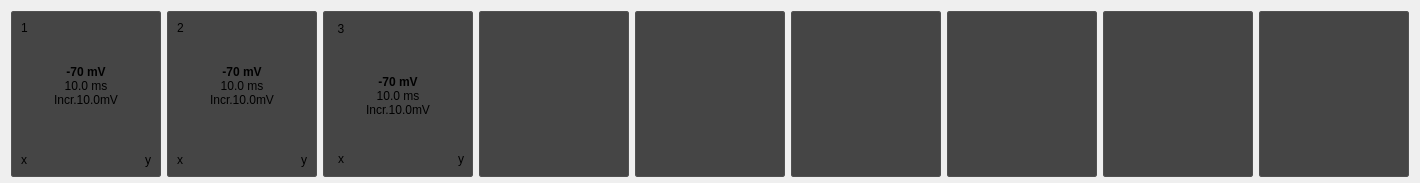
           <widget class="QWidget" name="scrollAreaWidgetContents_2">
            <property name="geometry">
             <rect>
              <x>0</x>
              <y>0</y>
              <width>1416</width>
              <height>183</height>
             </rect>
            </property>
            <property name="sizePolicy">
             <sizepolicy hsizetype="Preferred" vsizetype="Preferred">
              <horstretch>0</horstretch>
              <verstretch>0</verstretch>
             </sizepolicy>
            </property>
            <property name="minimumSize">
             <size>
              <width>0</width>
              <height>180</height>
             </size>
            </property>
            <layout class="QGridLayout" name="gridLayout_10">
             <item row="0" column="8">
              <widget class="QFrame" name="frame_17">
               <property name="sizePolicy">
                <sizepolicy hsizetype="Fixed" vsizetype="Fixed">
                 <horstretch>0</horstretch>
                 <verstretch>0</verstretch>
                </sizepolicy>
               </property>
               <property name="minimumSize">
                <size>
                 <width>150</width>
                 <height>166</height>
                </size>
               </property>
               <property name="styleSheet">
                <string notr="true">background-color: #454545;
border: 1px solid #515151;
border-radius: 2px;</string>
               </property>
               <property name="frameShape">
                <enum>QFrame::NoFrame</enum>
               </property>
               <property name="frameShadow">
                <enum>QFrame::Plain</enum>
               </property>
              </widget>
             </item>
             <item row="0" column="3">
              <widget class="QFrame" name="frame_14">
               <property name="sizePolicy">
                <sizepolicy hsizetype="Fixed" vsizetype="Fixed">
                 <horstretch>0</horstretch>
                 <verstretch>0</verstretch>
                </sizepolicy>
               </property>
               <property name="minimumSize">
                <size>
                 <width>150</width>
                 <height>166</height>
                </size>
               </property>
               <property name="styleSheet">
                <string notr="true">background-color: #454545;
border: 1px solid #515151;
border-radius: 2px;</string>
               </property>
               <property name="frameShape">
                <enum>QFrame::NoFrame</enum>
               </property>
               <property name="frameShadow">
                <enum>QFrame::Plain</enum>
               </property>
              </widget>
             </item>
             <item row="0" column="6">
              <widget class="QFrame" name="frame_19">
               <property name="sizePolicy">
                <sizepolicy hsizetype="Fixed" vsizetype="Fixed">
                 <horstretch>0</horstretch>
                 <verstretch>0</verstretch>
                </sizepolicy>
               </property>
               <property name="minimumSize">
                <size>
                 <width>150</width>
                 <height>166</height>
                </size>
               </property>
               <property name="styleSheet">
                <string notr="true">background-color: #454545;
border: 1px solid #515151;
border-radius: 2px;</string>
               </property>
               <property name="frameShape">
                <enum>QFrame::NoFrame</enum>
               </property>
               <property name="frameShadow">
                <enum>QFrame::Plain</enum>
               </property>
              </widget>
             </item>
             <item row="0" column="7">
              <widget class="QFrame" name="frame_18">
               <property name="sizePolicy">
                <sizepolicy hsizetype="Fixed" vsizetype="Fixed">
                 <horstretch>0</horstretch>
                 <verstretch>0</verstretch>
                </sizepolicy>
               </property>
               <property name="minimumSize">
                <size>
                 <width>150</width>
                 <height>166</height>
                </size>
               </property>
               <property name="styleSheet">
                <string notr="true">background-color: #454545;
border: 1px solid #515151;
border-radius: 2px;</string>
               </property>
               <property name="frameShape">
                <enum>QFrame::NoFrame</enum>
               </property>
               <property name="frameShadow">
                <enum>QFrame::Plain</enum>
               </property>
              </widget>
             </item>
             <item row="0" column="2">
              <widget class="QFrame" name="frame_29">
               <property name="sizePolicy">
                <sizepolicy hsizetype="Fixed" vsizetype="Fixed">
                 <horstretch>0</horstretch>
                 <verstretch>0</verstretch>
                </sizepolicy>
               </property>
               <property name="minimumSize">
                <size>
                 <width>150</width>
                 <height>166</height>
                </size>
               </property>
               <property name="focusPolicy">
                <enum>Qt::ClickFocus</enum>
               </property>
               <property name="styleSheet">
                <string notr="true">QFrame#frame_29 {
background-color: #454545;
border: 1px solid #515151;
border-radius: 2px;
}</string>
               </property>
               <widget class="QLabel" name="label_28">
                <property name="geometry">
                 <rect>
                  <x>10</x>
                  <y>10</y>
                  <width>16</width>
                  <height>16</height>
                 </rect>
                </property>
                <property name="sizePolicy">
                 <sizepolicy hsizetype="Fixed" vsizetype="Fixed">
                  <horstretch>0</horstretch>
                  <verstretch>0</verstretch>
                 </sizepolicy>
                </property>
                <property name="styleSheet">
                 <string notr="true"/>
                </property>
                <property name="text">
                 <string>3</string>
                </property>
                <property name="alignment">
                 <set>Qt::AlignCenter</set>
                </property>
               </widget>
               <widget class="QLabel" name="label_29">
                <property name="geometry">
                 <rect>
                  <x>40</x>
                  <y>30</y>
                  <width>61</width>
                  <height>20</height>
                 </rect>
                </property>
                <property name="sizePolicy">
                 <sizepolicy hsizetype="Preferred" vsizetype="Preferred">
                  <horstretch>0</horstretch>
                  <verstretch>0</verstretch>
                 </sizepolicy>
                </property>
                <property name="baseSize">
                 <size>
                  <width>0</width>
                  <height>20</height>
                 </size>
                </property>
                <property name="styleSheet">
                 <string notr="true"/>
                </property>
                <property name="text">
                 <string/>
                </property>
                <property name="pixmap">
                 <pixmap resource="Images.qrc">:/image/Images/小波形5.png</pixmap>
                </property>
                <property name="scaledContents">
                 <bool>false</bool>
                </property>
                <property name="alignment">
                 <set>Qt::AlignCenter</set>
                </property>
               </widget>
               <widget class="QTextBrowser" name="textBrowser_11">
                <property name="geometry">
                 <rect>
                  <x>10</x>
                  <y>60</y>
                  <width>130</width>
                  <height>61</height>
                 </rect>
                </property>
                <property name="sizePolicy">
                 <sizepolicy hsizetype="Fixed" vsizetype="Fixed">
                  <horstretch>0</horstretch>
                  <verstretch>0</verstretch>
                 </sizepolicy>
                </property>
                <property name="focusPolicy">
                 <enum>Qt::NoFocus</enum>
                </property>
                <property name="styleSheet">
                 <string notr="true">background-color: #454545;</string>
                </property>
                <property name="frameShape">
                 <enum>QFrame::NoFrame</enum>
                </property>
                <property name="frameShadow">
                 <enum>QFrame::Raised</enum>
                </property>
                <property name="lineWrapMode">
                 <enum>QTextEdit::WidgetWidth</enum>
                </property>
                <property name="html">
                 <string>&lt;!DOCTYPE HTML PUBLIC &quot;-//W3C//DTD HTML 4.0//EN&quot; &quot;http://www.w3.org/TR/REC-html40/strict.dtd&quot;&gt;
&lt;html&gt;&lt;head&gt;&lt;meta name=&quot;qrichtext&quot; content=&quot;1&quot; /&gt;&lt;meta charset=&quot;utf-8&quot; /&gt;&lt;style type=&quot;text/css&quot;&gt;
p, li { white-space: pre-wrap; }
hr { height: 1px; border-width: 0; }
li.unchecked::marker { content: &quot;\2610&quot;; }
li.checked::marker { content: &quot;\2612&quot;; }
&lt;/style&gt;&lt;/head&gt;&lt;body style=&quot; font-family:'Microsoft YaHei UI'; font-size:9pt; font-weight:400; font-style:normal;&quot;&gt;
&lt;p align=&quot;center&quot; style=&quot; margin-top:0px; margin-bottom:0px; margin-left:0px; margin-right:0px; -qt-block-indent:0; text-indent:0px;&quot;&gt;&lt;span style=&quot; font-weight:700;&quot;&gt;-70 mV&lt;/span&gt;&lt;/p&gt;
&lt;p align=&quot;center&quot; style=&quot; margin-top:0px; margin-bottom:0px; margin-left:0px; margin-right:0px; -qt-block-indent:0; text-indent:0px;&quot;&gt;10.0 ms&lt;/p&gt;
&lt;p align=&quot;center&quot; style=&quot; margin-top:0px; margin-bottom:0px; margin-left:0px; margin-right:0px; -qt-block-indent:0; text-indent:0px;&quot;&gt;Incr.10.0mV&lt;/p&gt;&lt;/body&gt;&lt;/html&gt;</string>
                </property>
               </widget>
               <widget class="QLabel" name="label_30">
                <property name="geometry">
                 <rect>
                  <x>10</x>
                  <y>140</y>
                  <width>16</width>
                  <height>16</height>
                 </rect>
                </property>
                <property name="sizePolicy">
                 <sizepolicy hsizetype="Fixed" vsizetype="Fixed">
                  <horstretch>0</horstretch>
                  <verstretch>0</verstretch>
                 </sizepolicy>
                </property>
                <property name="styleSheet">
                 <string notr="true"/>
                </property>
                <property name="text">
                 <string>x</string>
                </property>
                <property name="alignment">
                 <set>Qt::AlignCenter</set>
                </property>
               </widget>
               <widget class="QLabel" name="label_31">
                <property name="geometry">
                 <rect>
                  <x>130</x>
                  <y>140</y>
                  <width>16</width>
                  <height>16</height>
                 </rect>
                </property>
                <property name="sizePolicy">
                 <sizepolicy hsizetype="Fixed" vsizetype="Fixed">
                  <horstretch>0</horstretch>
                  <verstretch>0</verstretch>
                 </sizepolicy>
                </property>
                <property name="styleSheet">
                 <string notr="true"/>
                </property>
                <property name="text">
                 <string>y</string>
                </property>
                <property name="alignment">
                 <set>Qt::AlignCenter</set>
                </property>
               </widget>
              </widget>
             </item>
             <item row="0" column="1">
              <widget class="QFrame" name="frame_28">
               <property name="sizePolicy">
                <sizepolicy hsizetype="Fixed" vsizetype="Fixed">
                 <horstretch>0</horstretch>
                 <verstretch>0</verstretch>
                </sizepolicy>
               </property>
               <property name="minimumSize">
                <size>
                 <width>150</width>
                 <height>166</height>
                </size>
               </property>
               <property name="focusPolicy">
                <enum>Qt::ClickFocus</enum>
               </property>
               <property name="styleSheet">
                <string notr="true">QFrame#frame_28 {
background-color: #454545;
border: 1px solid #515151;
border-radius: 2px;
}</string>
               </property>
               <layout class="QGridLayout" name="gridLayout_15">
                <item row="0" column="0">
                 <widget class="QLabel" name="label_23">
                  <property name="sizePolicy">
                   <sizepolicy hsizetype="Fixed" vsizetype="Fixed">
                    <horstretch>0</horstretch>
                    <verstretch>0</verstretch>
                   </sizepolicy>
                  </property>
                  <property name="styleSheet">
                   <string notr="true"/>
                  </property>
                  <property name="text">
                   <string>2</string>
                  </property>
                  <property name="alignment">
                   <set>Qt::AlignCenter</set>
                  </property>
                 </widget>
                </item>
                <item row="1" column="1">
                 <widget class="QLabel" name="label_24">
                  <property name="sizePolicy">
                   <sizepolicy hsizetype="Preferred" vsizetype="Preferred">
                    <horstretch>0</horstretch>
                    <verstretch>0</verstretch>
                   </sizepolicy>
                  </property>
                  <property name="baseSize">
                   <size>
                    <width>0</width>
                    <height>20</height>
                   </size>
                  </property>
                  <property name="styleSheet">
                   <string notr="true"/>
                  </property>
                  <property name="text">
                   <string/>
                  </property>
                  <property name="pixmap">
                   <pixmap resource="Images.qrc">:/image/Images/小波形5.png</pixmap>
                  </property>
                  <property name="scaledContents">
                   <bool>false</bool>
                  </property>
                  <property name="alignment">
                   <set>Qt::AlignCenter</set>
                  </property>
                 </widget>
                </item>
                <item row="2" column="0" colspan="3">
                 <widget class="QTextBrowser" name="textBrowser_10">
                  <property name="sizePolicy">
                   <sizepolicy hsizetype="Fixed" vsizetype="Fixed">
                    <horstretch>0</horstretch>
                    <verstretch>0</verstretch>
                   </sizepolicy>
                  </property>
                  <property name="focusPolicy">
                   <enum>Qt::NoFocus</enum>
                  </property>
                  <property name="styleSheet">
                   <string notr="true">background-color: #454545;</string>
                  </property>
                  <property name="frameShape">
                   <enum>QFrame::NoFrame</enum>
                  </property>
                  <property name="frameShadow">
                   <enum>QFrame::Raised</enum>
                  </property>
                  <property name="lineWrapMode">
                   <enum>QTextEdit::WidgetWidth</enum>
                  </property>
                  <property name="html">
                   <string>&lt;!DOCTYPE HTML PUBLIC &quot;-//W3C//DTD HTML 4.0//EN&quot; &quot;http://www.w3.org/TR/REC-html40/strict.dtd&quot;&gt;
&lt;html&gt;&lt;head&gt;&lt;meta name=&quot;qrichtext&quot; content=&quot;1&quot; /&gt;&lt;meta charset=&quot;utf-8&quot; /&gt;&lt;style type=&quot;text/css&quot;&gt;
p, li { white-space: pre-wrap; }
hr { height: 1px; border-width: 0; }
li.unchecked::marker { content: &quot;\2610&quot;; }
li.checked::marker { content: &quot;\2612&quot;; }
&lt;/style&gt;&lt;/head&gt;&lt;body style=&quot; font-family:'Microsoft YaHei UI'; font-size:9pt; font-weight:400; font-style:normal;&quot;&gt;
&lt;p align=&quot;center&quot; style=&quot; margin-top:0px; margin-bottom:0px; margin-left:0px; margin-right:0px; -qt-block-indent:0; text-indent:0px;&quot;&gt;&lt;span style=&quot; font-weight:700;&quot;&gt;-70 mV&lt;/span&gt;&lt;/p&gt;
&lt;p align=&quot;center&quot; style=&quot; margin-top:0px; margin-bottom:0px; margin-left:0px; margin-right:0px; -qt-block-indent:0; text-indent:0px;&quot;&gt;10.0 ms&lt;/p&gt;
&lt;p align=&quot;center&quot; style=&quot; margin-top:0px; margin-bottom:0px; margin-left:0px; margin-right:0px; -qt-block-indent:0; text-indent:0px;&quot;&gt;Incr.10.0mV&lt;/p&gt;&lt;/body&gt;&lt;/html&gt;</string>
                  </property>
                 </widget>
                </item>
                <item row="3" column="0">
                 <widget class="QLabel" name="label_25">
                  <property name="sizePolicy">
                   <sizepolicy hsizetype="Fixed" vsizetype="Fixed">
                    <horstretch>0</horstretch>
                    <verstretch>0</verstretch>
                   </sizepolicy>
                  </property>
                  <property name="styleSheet">
                   <string notr="true"/>
                  </property>
                  <property name="text">
                   <string>x</string>
                  </property>
                  <property name="alignment">
                   <set>Qt::AlignCenter</set>
                  </property>
                 </widget>
                </item>
                <item row="3" column="2">
                 <widget class="QLabel" name="label_26">
                  <property name="sizePolicy">
                   <sizepolicy hsizetype="Fixed" vsizetype="Fixed">
                    <horstretch>0</horstretch>
                    <verstretch>0</verstretch>
                   </sizepolicy>
                  </property>
                  <property name="styleSheet">
                   <string notr="true"/>
                  </property>
                  <property name="text">
                   <string>y</string>
                  </property>
                  <property name="alignment">
                   <set>Qt::AlignCenter</set>
                  </property>
                 </widget>
                </item>
               </layout>
              </widget>
             </item>
             <item row="0" column="0">
              <widget class="QFrame" name="frame_27">
               <property name="sizePolicy">
                <sizepolicy hsizetype="Fixed" vsizetype="Fixed">
                 <horstretch>0</horstretch>
                 <verstretch>0</verstretch>
                </sizepolicy>
               </property>
               <property name="minimumSize">
                <size>
                 <width>150</width>
                 <height>166</height>
                </size>
               </property>
               <property name="focusPolicy">
                <enum>Qt::ClickFocus</enum>
               </property>
               <property name="styleSheet">
                <string notr="true">QFrame#frame_27 {
background-color: #454545;
border: 1px solid #515151;
border-radius: 2px;
}</string>
               </property>
               <layout class="QGridLayout" name="gridLayout_14">
                <item row="2" column="0" colspan="3">
                 <widget class="QTextBrowser" name="textBrowser_9">
                  <property name="sizePolicy">
                   <sizepolicy hsizetype="Fixed" vsizetype="Fixed">
                    <horstretch>0</horstretch>
                    <verstretch>0</verstretch>
                   </sizepolicy>
                  </property>
                  <property name="focusPolicy">
                   <enum>Qt::NoFocus</enum>
                  </property>
                  <property name="styleSheet">
                   <string notr="true">background-color: #454545</string>
                  </property>
                  <property name="frameShape">
                   <enum>QFrame::NoFrame</enum>
                  </property>
                  <property name="frameShadow">
                   <enum>QFrame::Raised</enum>
                  </property>
                  <property name="lineWrapMode">
                   <enum>QTextEdit::WidgetWidth</enum>
                  </property>
                  <property name="html">
                   <string>&lt;!DOCTYPE HTML PUBLIC &quot;-//W3C//DTD HTML 4.0//EN&quot; &quot;http://www.w3.org/TR/REC-html40/strict.dtd&quot;&gt;
&lt;html&gt;&lt;head&gt;&lt;meta name=&quot;qrichtext&quot; content=&quot;1&quot; /&gt;&lt;meta charset=&quot;utf-8&quot; /&gt;&lt;style type=&quot;text/css&quot;&gt;
p, li { white-space: pre-wrap; }
hr { height: 1px; border-width: 0; }
li.unchecked::marker { content: &quot;\2610&quot;; }
li.checked::marker { content: &quot;\2612&quot;; }
&lt;/style&gt;&lt;/head&gt;&lt;body style=&quot; font-family:'Microsoft YaHei UI'; font-size:9pt; font-weight:400; font-style:normal;&quot;&gt;
&lt;p align=&quot;center&quot; style=&quot; margin-top:0px; margin-bottom:0px; margin-left:0px; margin-right:0px; -qt-block-indent:0; text-indent:0px;&quot;&gt;&lt;span style=&quot; font-weight:700;&quot;&gt;-70 mV&lt;/span&gt;&lt;/p&gt;
&lt;p align=&quot;center&quot; style=&quot; margin-top:0px; margin-bottom:0px; margin-left:0px; margin-right:0px; -qt-block-indent:0; text-indent:0px;&quot;&gt;10.0 ms&lt;/p&gt;
&lt;p align=&quot;center&quot; style=&quot; margin-top:0px; margin-bottom:0px; margin-left:0px; margin-right:0px; -qt-block-indent:0; text-indent:0px;&quot;&gt;Incr.10.0mV&lt;/p&gt;&lt;/body&gt;&lt;/html&gt;</string>
                  </property>
                 </widget>
                </item>
                <item row="3" column="0">
                 <widget class="QLabel" name="label_21">
                  <property name="sizePolicy">
                   <sizepolicy hsizetype="Fixed" vsizetype="Fixed">
                    <horstretch>0</horstretch>
                    <verstretch>0</verstretch>
                   </sizepolicy>
                  </property>
                  <property name="styleSheet">
                   <string notr="true"/>
                  </property>
                  <property name="text">
                   <string>x</string>
                  </property>
                  <property name="alignment">
                   <set>Qt::AlignCenter</set>
                  </property>
                 </widget>
                </item>
                <item row="1" column="1">
                 <widget class="QLabel" name="label_20">
                  <property name="sizePolicy">
                   <sizepolicy hsizetype="Preferred" vsizetype="Preferred">
                    <horstretch>0</horstretch>
                    <verstretch>0</verstretch>
                   </sizepolicy>
                  </property>
                  <property name="baseSize">
                   <size>
                    <width>0</width>
                    <height>20</height>
                   </size>
                  </property>
                  <property name="styleSheet">
                   <string notr="true"/>
                  </property>
                  <property name="text">
                   <string/>
                  </property>
                  <property name="pixmap">
                   <pixmap resource="Images.qrc">:/image/Images/小波形5.png</pixmap>
                  </property>
                  <property name="scaledContents">
                   <bool>false</bool>
                  </property>
                  <property name="alignment">
                   <set>Qt::AlignCenter</set>
                  </property>
                 </widget>
                </item>
                <item row="3" column="2">
                 <widget class="QLabel" name="label_22">
                  <property name="sizePolicy">
                   <sizepolicy hsizetype="Fixed" vsizetype="Fixed">
                    <horstretch>0</horstretch>
                    <verstretch>0</verstretch>
                   </sizepolicy>
                  </property>
                  <property name="styleSheet">
                   <string notr="true"/>
                  </property>
                  <property name="text">
                   <string>y</string>
                  </property>
                  <property name="alignment">
                   <set>Qt::AlignCenter</set>
                  </property>
                 </widget>
                </item>
                <item row="0" column="0">
                 <widget class="QLabel" name="label_18">
                  <property name="sizePolicy">
                   <sizepolicy hsizetype="Fixed" vsizetype="Fixed">
                    <horstretch>0</horstretch>
                    <verstretch>0</verstretch>
                   </sizepolicy>
                  </property>
                  <property name="styleSheet">
                   <string notr="true"/>
                  </property>
                  <property name="text">
                   <string>1</string>
                  </property>
                  <property name="alignment">
                   <set>Qt::AlignCenter</set>
                  </property>
                 </widget>
                </item>
               </layout>
              </widget>
             </item>
             <item row="0" column="4">
              <widget class="QFrame" name="frame_15">
               <property name="sizePolicy">
                <sizepolicy hsizetype="Fixed" vsizetype="Fixed">
                 <horstretch>0</horstretch>
                 <verstretch>0</verstretch>
                </sizepolicy>
               </property>
               <property name="minimumSize">
                <size>
                 <width>150</width>
                 <height>166</height>
                </size>
               </property>
               <property name="styleSheet">
                <string notr="true">background-color: #454545;
border: 1px solid #515151;
border-radius: 2px;</string>
               </property>
               <property name="frameShape">
                <enum>QFrame::NoFrame</enum>
               </property>
               <property name="frameShadow">
                <enum>QFrame::Plain</enum>
               </property>
              </widget>
             </item>
             <item row="0" column="5">
              <widget class="QFrame" name="frame_16">
               <property name="sizePolicy">
                <sizepolicy hsizetype="Fixed" vsizetype="Fixed">
                 <horstretch>0</horstretch>
                 <verstretch>0</verstretch>
                </sizepolicy>
               </property>
               <property name="minimumSize">
                <size>
                 <width>150</width>
                 <height>166</height>
                </size>
               </property>
               <property name="styleSheet">
                <string notr="true">background-color: #454545;
border: 1px solid #515151;
border-radius: 2px;</string>
               </property>
               <property name="frameShape">
                <enum>QFrame::NoFrame</enum>
               </property>
               <property name="frameShadow">
                <enum>QFrame::Plain</enum>
               </property>
              </widget>
             </item>
            </layout>
           </widget>
